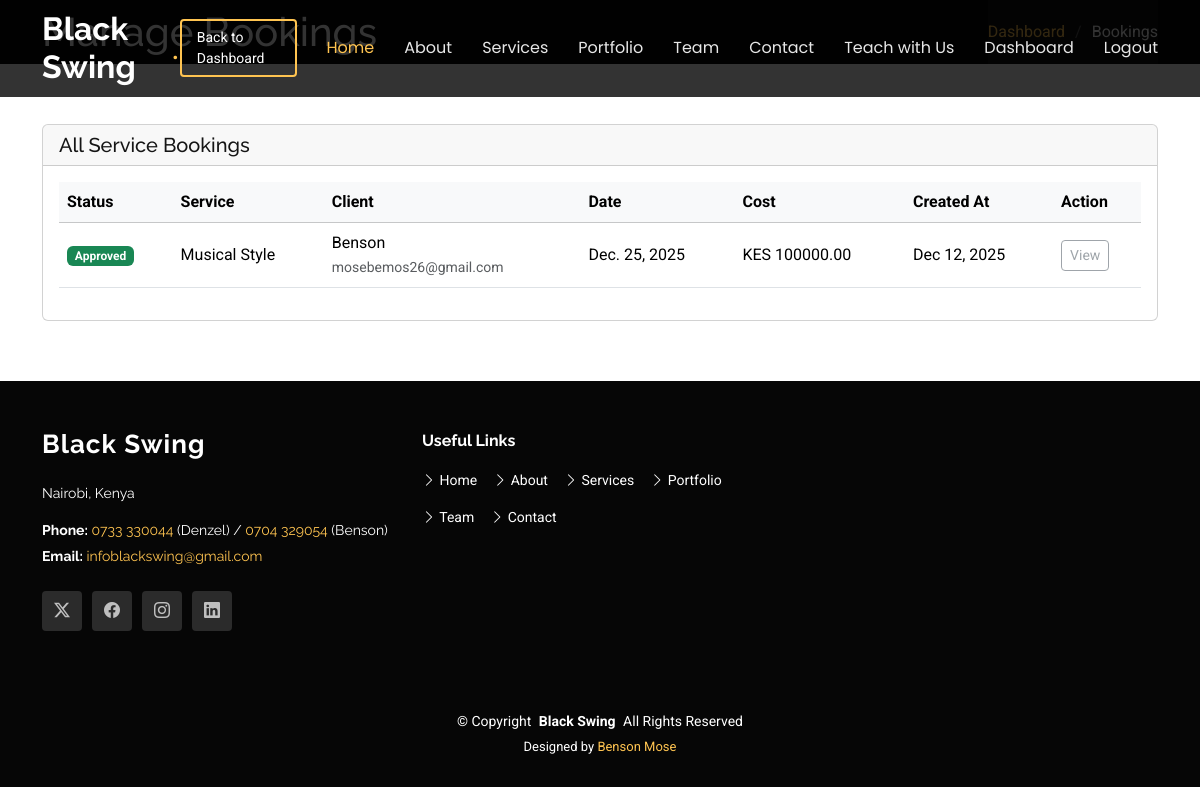
Before: /dashboard/admin/bookings/ (signed in) with the older database file.
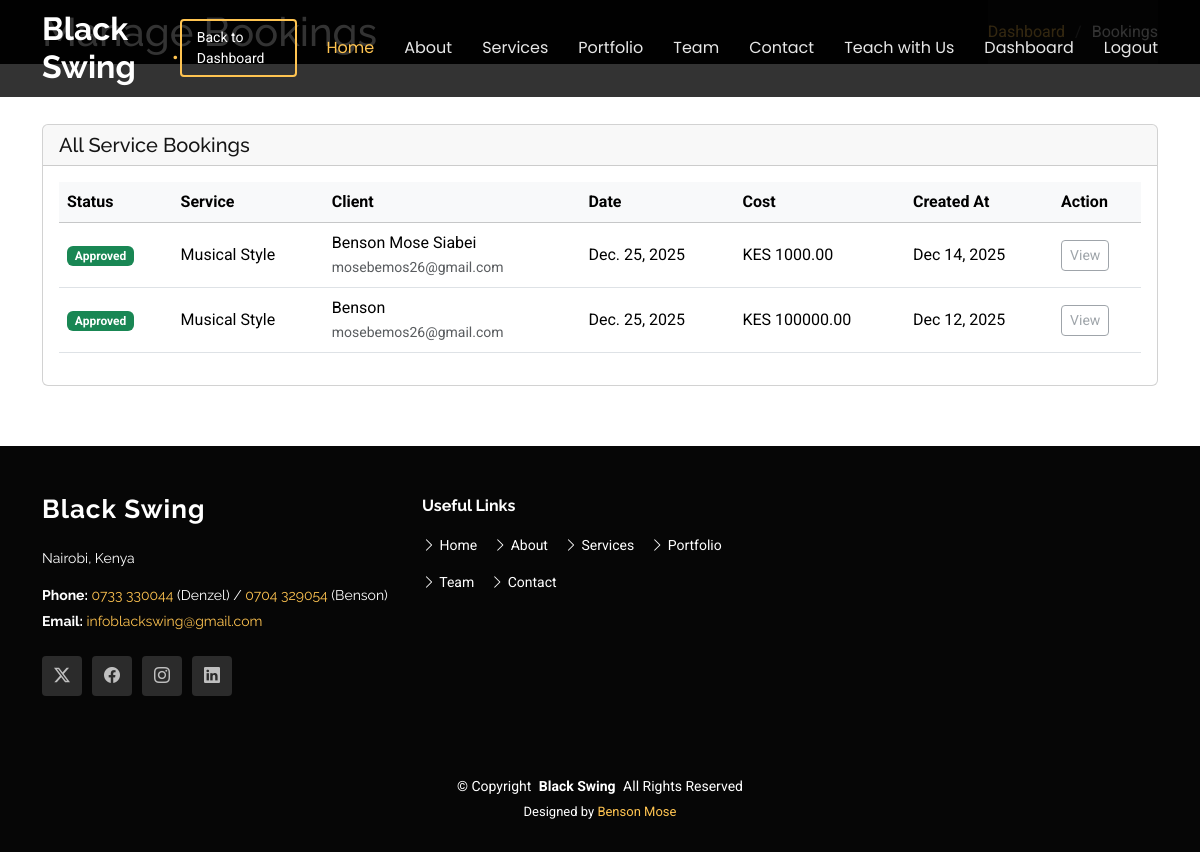
After: the same page with the newer database file.
### core/models.py (models this page shows, shortened)
class ServiceBooking(models.Model):
    STATUS_CHOICES = [
        ('Pending', 'Pending'),
        ('Approved', 'Approved'),
        ('Rejected', 'Rejected'),
    ]
    service = models.ForeignKey(Service, on_delete=models.CASCADE, related_name='bookings')
    client_name = models.CharField(max_length=255)
    email = models.EmailField()
    phone = models.CharField(max_length=20)
    event_date = models.DateField()
    location = models.CharField(max_length=255)
    projected_cost = models.DecimalField(max_digits=10, decimal_places=2, null=True, blank=True)
    status = models.CharField(max_length=20, choices=STATUS_CHOICES, default='Pending', db_index=True)
    message = models.TextField(blank=True, null=True)
    created_at = models.DateTimeField(auto_now_add=True)
    updated_at = models.DateTimeField(auto_now=True)
    is_read = models.BooleanField(default=False)
    class Meta:
        ordering = ['-created_at']

class Service(models.Model):
    title = models.CharField(max_length=255)
    slug = models.SlugField(unique=True, blank=True)
    icon = models.CharField(max_length=100, help_text="Bootstrap icon class")
    short_description = models.TextField()
    detailed_description = models.TextField()
    image = models.ImageField(upload_to='services/', blank=True, null=True)

### dashboard/views.py (the view)
# urls.py: path('admin/bookings/', views.manage_bookings, name='manage_bookings'),
@login_required
def manage_bookings(request):
    if not request.user.is_superuser:
        return redirect('dashboard_redirect')
    bookings = ServiceBooking.objects.all().order_by('-created_at')
    return render(request, 'dashboard/manage_bookings.html', {'bookings': bookings})

### core/context_processors.py (called while the page is built)
def unread_messages_count(request):
    if request.user.is_authenticated and request.user.is_superuser:
        messages_count = ContactMessage.objects.filter(is_read=False).count()
        bookings_count = ServiceBooking.objects.filter(is_read=False).count()
        return {'unread_messages_count': messages_count + bookings_count}
    return {}

### templates/dashboard/manage_bookings.html
{% extends 'base.html' %}
{% load static %}
{% block content %}
<main class="main">
    <div class="page-title dark-background">
        <div class="container d-lg-flex justify-content-between align-items-center">
            <h1 class="mb-2 mb-lg-0">Manage Bookings</h1>
            <nav class="breadcrumbs">
                <ol>
                    <li><a href="{% url 'admin_dashboard' %}">Dashboard</a></li>
                    <li class="current">Bookings</li>
                </ol>
            </nav>
        </div>
    </div>
    <section class="section">
        <div class="container">
            <div class="card">
                <div class="card-header d-flex justify-content-between align-items-center">
                    <h5 class="mb-0">All Service Bookings</h5>
                </div>
                <div class="card-body">
                    <div class="table-responsive">
                        <table class="table table-hover align-middle">
                            <thead class="table-light">
                                <tr>
                                    <th>Status</th>
                                    <th>Service</th>
                                    <th>Client</th>
                                    <th>Date</th>
                                    <th>Cost</th>
                                    <th>Created At</th>
                                    <th>Action</th>
                                </tr>
                            </thead>
                            <tbody>
                                {% for booking in bookings %}
                                <tr>
                                    <td>
                                        {% if booking.status == 'Approved' %}
                                        <span class="badge bg-success">Approved</span>
                                        {% elif booking.status == 'Rejected' %}
                                        <span class="badge bg-danger">Rejected</span>
                                        {% else %}
                                        <span class="badge bg-warning text-dark">Pending</span>
                                        {% endif %}
                                    </td>
                                    <td>{{ booking.service.title }}</td>
                                    <td>
                                        <div>{{ booking.client_name }}</div>
                                        <small class="text-muted">{{ booking.email }}</small>
                                    </td>
                                    <td>{{ booking.event_date }}</td>
                                    <td>
                                        {% if booking.projected_cost %}
                                        KES {{ booking.projected_cost }}
                                        {% else %}
                                        -
                                        {% endif %}
                                    </td>
                                    <td>{{ booking.created_at|date:"M d, Y" }}</td>
                                    <td>
                                        <button class="btn btn-sm btn-outline-secondary" disabled>View</button>
                                    </td>
                                </tr>
                                {% empty %}
                                <tr>
                                    <td colspan="7" class="text-center py-4">No bookings found.</td>
                                </tr>
                                {% endfor %}
                            </tbody>
                        </table>
                    </div>
                </div>
            </div>
        </div>
    </section>
</main>
{% endblock %}

Changed rows visible on the page:
added ServiceBooking: status "Approved", service "Musical Style", client_name "Benson Mose Siabei", email "mosebemos26@gmail.com", event_date "Dec. 25, 2025", projected_cost "1000.00", created_at "Dec 14, 2025"
